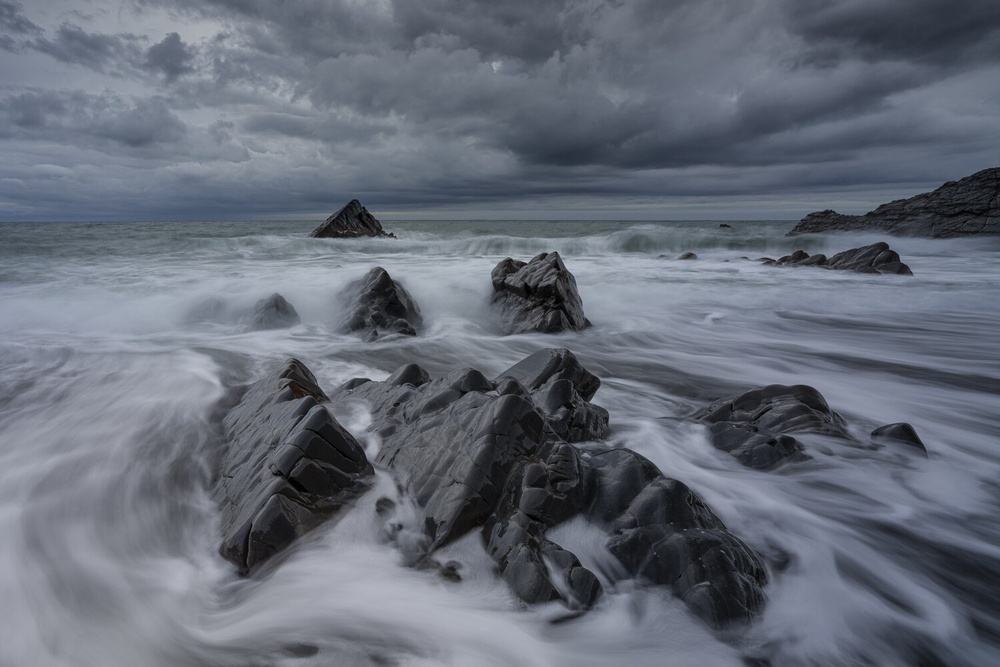
#> input picture other_stuff/testgrounds_CNN/test_images/_DWS6234-Edit-Edit.jpg, 1000 x 667 px, shrunk from 1500 x 1000 before the run
$ python test5.py
#> lines starting #> are read from the running program, lines starting #| are printed output that depends on the picture
import numpy as np

from matplotlib import pyplot as plt
from scipy.signal import convolve2d
from PIL import Image

k1 = np.array([[1, 0, -1], [1, 0, -1], [1, 0, -1]])  # left edge
k2 = np.array([[-1, 0, 1], [-1, 0, 1], [-1, 0, 1]])  # right edge
k3 = np.array([[1, 1, 1], [0, 0, 0], [-1, -1, -1]])  # top
k4 = np.array([[-1, -1, -1], [0, 0, 0], [1, 1, 1]])  # bottom
kb = np.array([[1, 4, 6, 4, 1], [4, 16, 24, 16, 4], [6, 24, 36, 24, 6], [4, 16, 24, 16, 4], [1, 4, 6, 4, 1]]) / 256  # blur


img = Image.open(f'test_images/_DWS6234-Edit-Edit.jpg')
#> img is the input picture: PIL image 1000x667 RGB; mean R, G, B 101.6, 107.5, 119.5
gray_img = img.convert('L')
test_image = np.array(gray_img)
test_image = test_image.astype('uint8')

plt.imshow(test_image, cmap='gray')
plt.title('1')
plt.axis('off')
plt.show()
plt.close()

for i in range(14):
    convolved_image = convolve2d(test_image, k3, mode='same')
    test_image = convolved_image
    plt.imshow(convolved_image, cmap='gray')
    plt.title(str(i + 1))
    plt.axis('off')
    plt.show()
#> this loop made 14 passes
#> pass 1, `convolved_image = convolve2d(test_image, k3, mode='same')`:
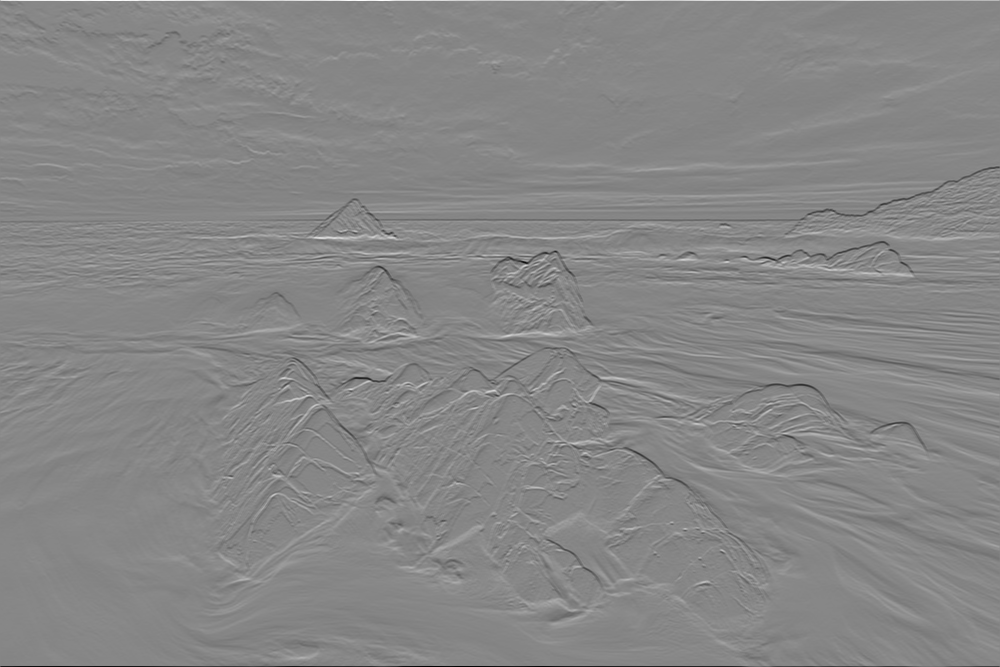
#> convolved_image: shape (667, 1000) int64; min -509, max 454, mean 0.1; drawn with min black and max white
#> pass 2, `convolved_image = convolve2d(test_image, k3, mode='same')`:
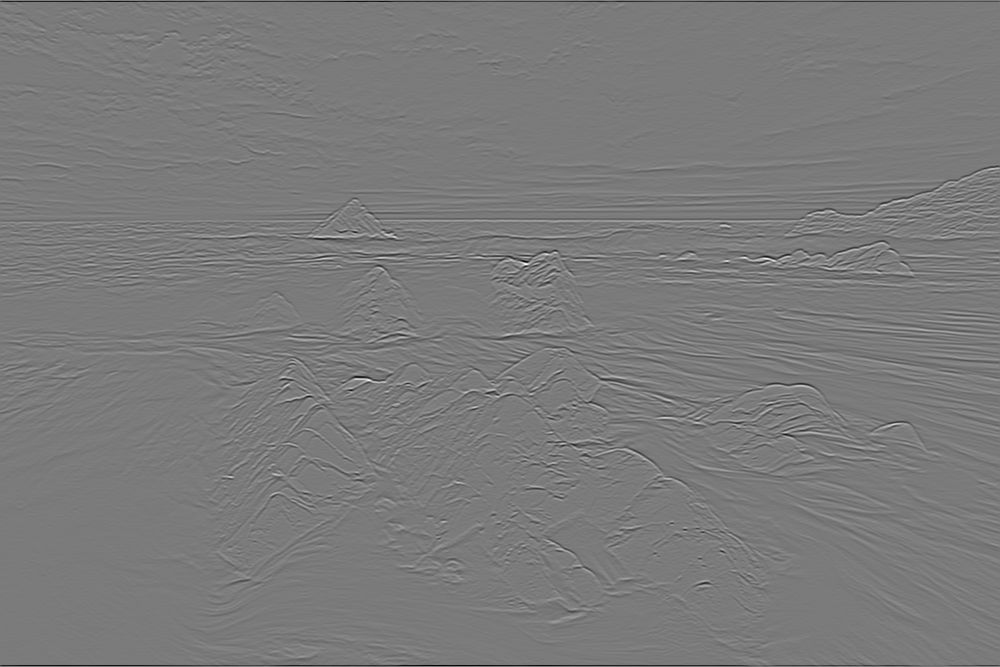
#> convolved_image: shape (667, 1000) int64; min -1586, max 1699, mean -3; drawn with min black and max white
#> pass 3, `convolved_image = convolve2d(test_image, k3, mode='same')`:
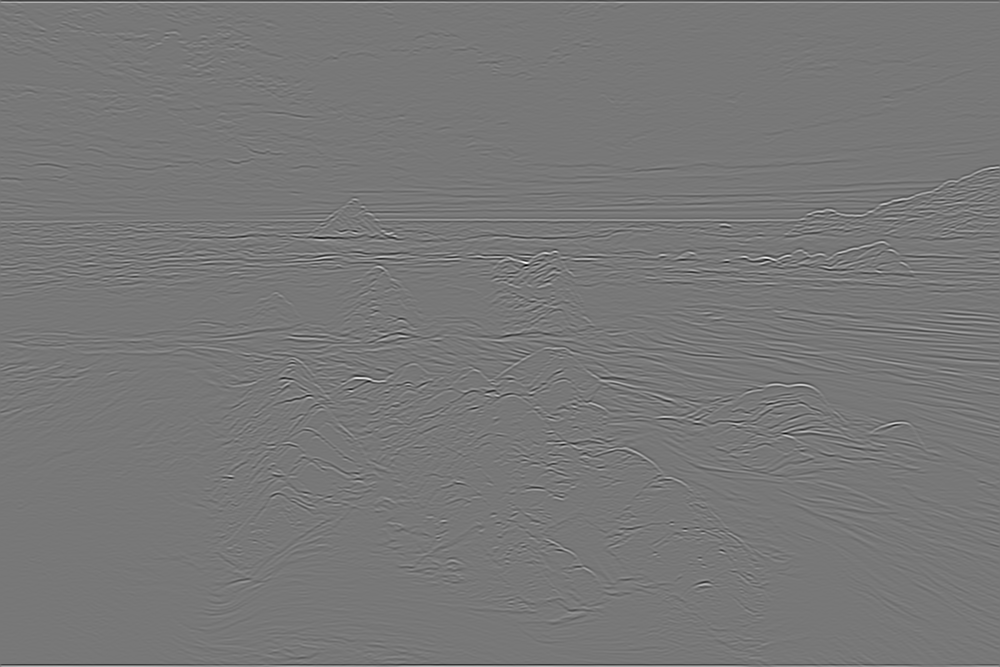
#> convolved_image: shape (667, 1000) int64; min -7723, max 8676, mean 0; drawn with min black and max white

$ run again, with other_stuff/testgrounds_CNN/test_images/25-256245_m copy.jpg copied over other_stuff/testgrounds_CNN/test_images/_DWS6234-Edit-Edit.jpg
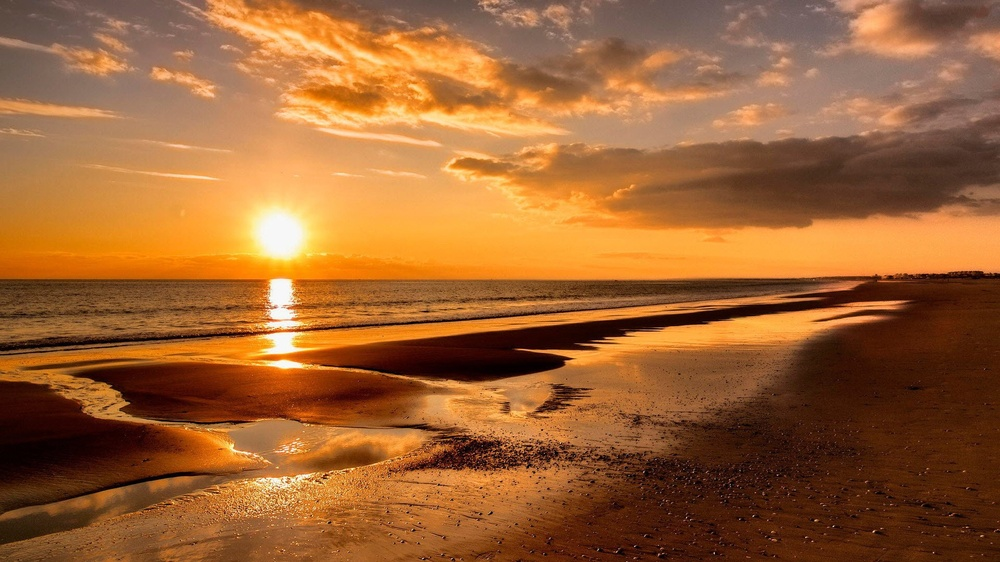
#> input picture other_stuff/testgrounds_CNN/test_images/25-256245_m copy.jpg, 1000 x 562 px, shrunk from 1920 x 1080 before the run
#> img is the input picture: PIL image 1000x562 RGB; mean R, G, B 156.8, 98.9, 51.4
#> `gray_img = img.convert('L')`:
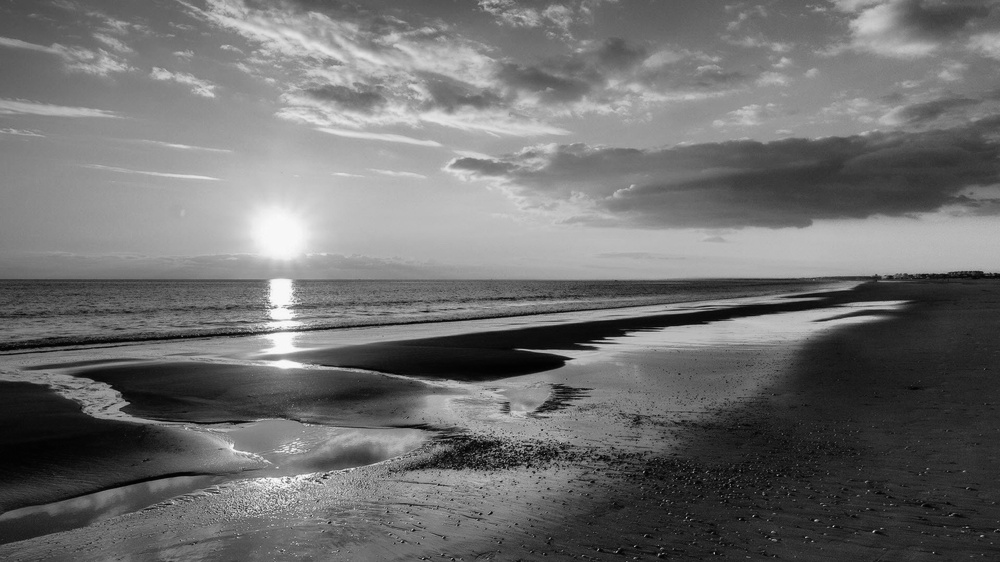
#> gray_img: PIL image 1000x562 L; min 1, max 253, mean 110.8
#> the loop `for i in range(14):` made 14 passes
#> pass 3, `convolved_image = convolve2d(test_image, k3, mode='same')`:
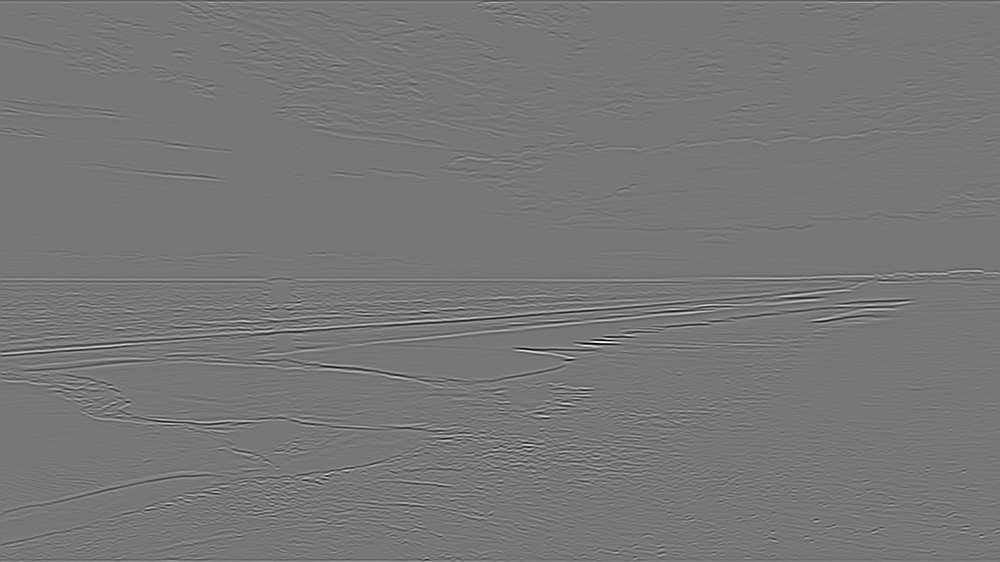
#> convolved_image: shape (562, 1000) int64; min -13965, max 15867, mean 0; drawn with min black and max white
